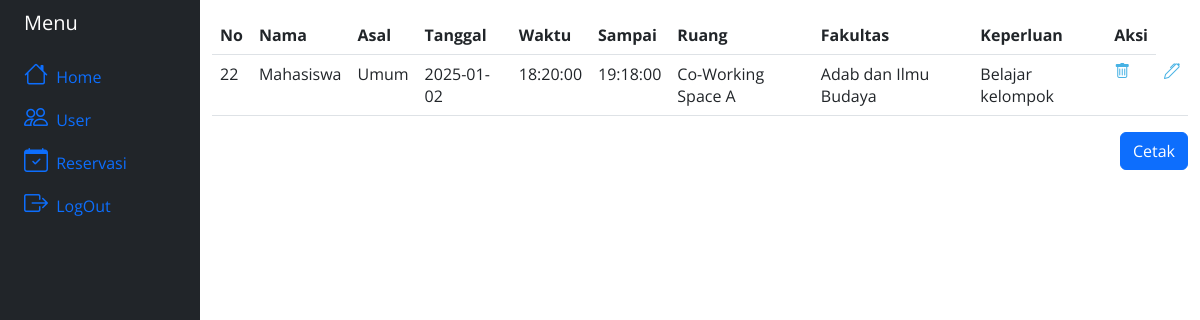
Page /crudReservasi.php on the committed database.
### tables this page shows
CREATE TABLE `reservasi` (
  `id` int(11) NOT NULL,
  `nama` varchar(100) NOT NULL,
  `asal` varchar(255) NOT NULL,
  `fakultas` varchar(35) NOT NULL,
  `keperluan` varchar(100) NOT NULL,
  `ruang` varchar(100) NOT NULL,
  `tanggal` date NOT NULL,
  `waktu` time NOT NULL,
  `waktu_selesai` time NOT NULL
);

### crudReservasi.php (the view, shortened to what this page needs)
<html lang="en">
    <head>
        <link href="assets/vendor/aos/aos.css" rel="stylesheet">
        <link href="assets/vendor/bootstrap/css/bootstrap.min.css" rel="stylesheet">
        <link href="assets/vendor/bootstrap-icons/bootstrap-icons.css" rel="stylesheet">
        <link href="assets/vendor/boxicons/css/boxicons.min.css" rel="stylesheet">
        <link href="assets/vendor/glightbox/css/glightbox.min.css" rel="stylesheet">
        <link href="assets/vendor/remixicon/remixicon.css" rel="stylesheet">
        <link href="assets/vendor/swiper/swiper-bundle.min.css" rel="stylesheet">
        <link href="assets/css/style.css" rel="stylesheet">
    </head>
    <body>
        <div class="container-fluid">
            <div class="row flex-nowrap">
            <div class="col-auto col-md-3 col-xl-2 px-sm-2 px-0 bg-dark sidebar-sticky">
                <div class="d-flex flex-column align-items-center align-items-sm-start px-3 pt-2 text-white min-vh-100">
                    <a href="/" class="d-flex align-items-center pb-3 mb-md-0 me-md-auto text-white text-decoration-none">
                        <span class="fs-5 d-none d-sm-inline">Menu</span>
                    </a>
                    <ul class="nav nav-pills flex-column mb-sm-auto mb-0 align-items-center align-items-sm-start" id="menu">
                        <li class="nav-item">
                            <a href="crud.php" class="nav-link align-middle px-0">
                                <i class="bi bi-house fs-4"></i> <span class="ms-1 d-none d-sm-inline">Home</span>
                            </a>
                        </li>
                        <li class="nav-item">
                            <a href="crudUser.php" class="nav-link px-0 align-middle">
                                <i class="bi bi-people fs-4"></i> <span class="ms-1 d-none d-sm-inline">User</span>
                            </a>
                        </li>
                        <li class="nav-item">
                            <a href="crudReservasi.php" class="nav-link px-0 align-middle">
                                <i class="bi bi-calendar-check fs-4"></i> <span class="ms-1 d-none d-sm-inline">Reservasi</span>
                            </a>
                        </li>
                        <li class="nav-item">
                            <a href="logoutAdmin.php" class="nav-link px-0 align-middle">
                                <i class="bi bi-box-arrow-right fs-4"></i> <span class="ms-1 d-none d-sm-inline">LogOut</span>
                            </a>
                        </li>
                    </ul>
                </div>
            </div>
                <div class="col py-3">
                    <table class="table">
                        <tr>
                            <th>No</th>
                            <th>Nama</th>
                            <th>Asal</th>
                            <th>Tanggal</th>
                            <th>Waktu</th>
                            <th>Sampai</th>
                            <th>Ruang</th>
                            <th>Fakultas</th>
                            <th>Keperluan</th>
                            <th>Aksi</th>
                        </tr>
                        <?php
                            include 'koneksi.php';
                            $sql = "SELECT * FROM reservasi";
                            $result = $conn -> query($sql);
                            while($row = $result -> fetch_assoc()){
                                echo "<tr>
                                    <td>".$row["id"]."</td>
                                    <td>".$row['nama']."</td>
                                    <td>".$row["asal"]."</td>
                                    <td>".$row["tanggal"]."</td>
                                    <td>".$row["waktu"]."</td>
                                    <td>".$row["waktu_selesai"]."</td>
                                    <td>".$row["ruang"]."</td>
                                    <td>".$row["fakultas"]."</td>
                                    <td>".$row["keperluan"]."</td>
                                    <td><a href='hapusReservasi.php?id=".$row['id']."'><i class='bi-trash'></i></a></td>
                                    <td><a href='editFormReservasi.php?id=".$row['id']."'><i class='bi-pen'></i></a></td>
                                </tr>";
                            }
                        ?>
                    </table>
                    <a href="tampilUser.php">
                            <button type="button" class="btn btn-primary float-end">Cetak</button>
                    </a>
                </div>
            </div>
        </div>
    </body>
</html>

### assets/css/style.css (style rules this page uses)
body { font-family: "Open Sans", sans-serif; color: #444444; }
a { color: #47b2e4; text-decoration: none; }

### rows in the picture
reservasi: id "22", nama "Mahasiswa", asal "Umum", tanggal "2025-01-02", waktu "18:20:00", waktu_selesai "19:18:00", ruang "Co-Working Space A", fakultas "Adab dan Ilmu Budaya", keperluan "Belajar kelompok"
